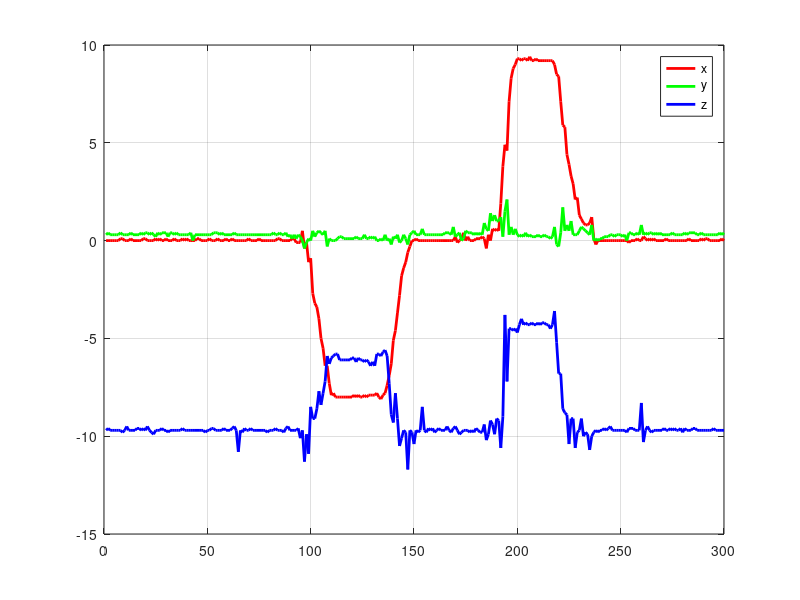
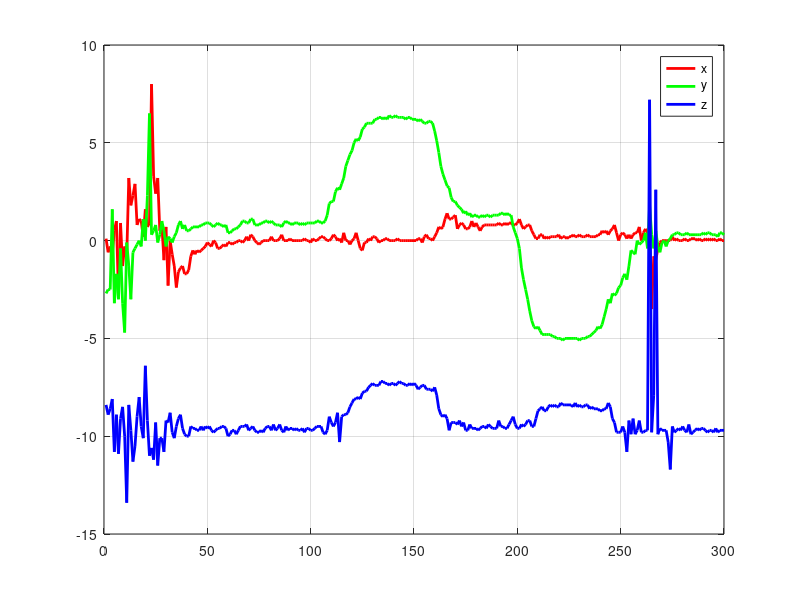
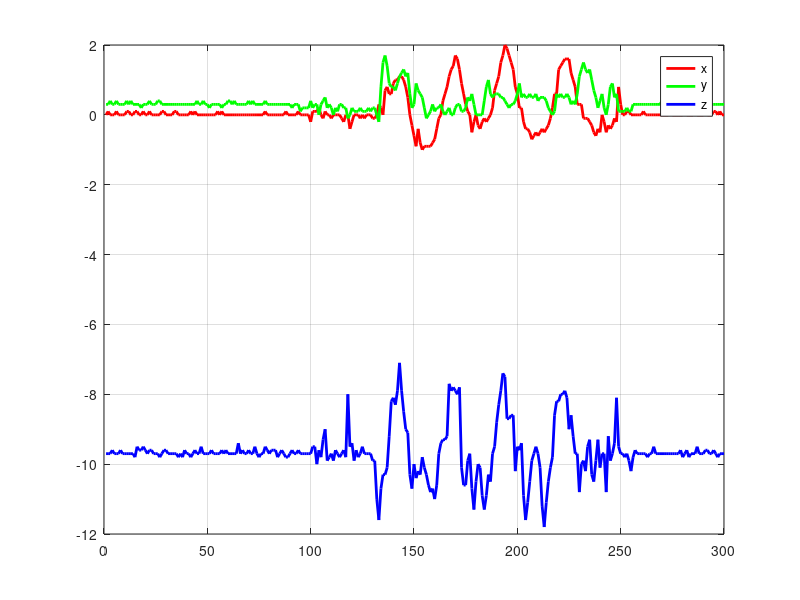

MATLAB code for these plots, in order:
%% Preprocessing
% Path of the accdata please change this corresponding, thank you!
addpath('C:\Users\sunyue\Desktop\Advanced Mechatronic\HW8\data_ploting')

[x1,y1,z1] = textread('accdata1.txt', '%f%f%f','commentstyle', 'shell');
[x2,y2,z2] = textread('accdata2.txt', '%f%f%f','commentstyle', 'shell');
[x3,y3,z3] = textread('accdata3.txt', '%f%f%f','commentstyle', 'shell');


%% Plotting
% plot the data
figure(1)
plot(x1,'r','LineWidth',2);
hold on
plot(y1,'g','LineWidth',2);
hold on
plot(z1,'b','LineWidth',2);
hold off
legend('x','y','z');
grid on

figure(2)
plot(x2,'r','LineWidth',2);
hold on
plot(y2,'g','LineWidth',2);
hold on
plot(z2,'b','LineWidth',2);
hold off
legend('x','y','z');
grid on

figure(3)
plot(x3,'r','LineWidth',2);
hold on
plot(y3,'g','LineWidth',2);
hold on
plot(z3,'b','LineWidth',2);
hold off
legend('x','y','z');
grid on